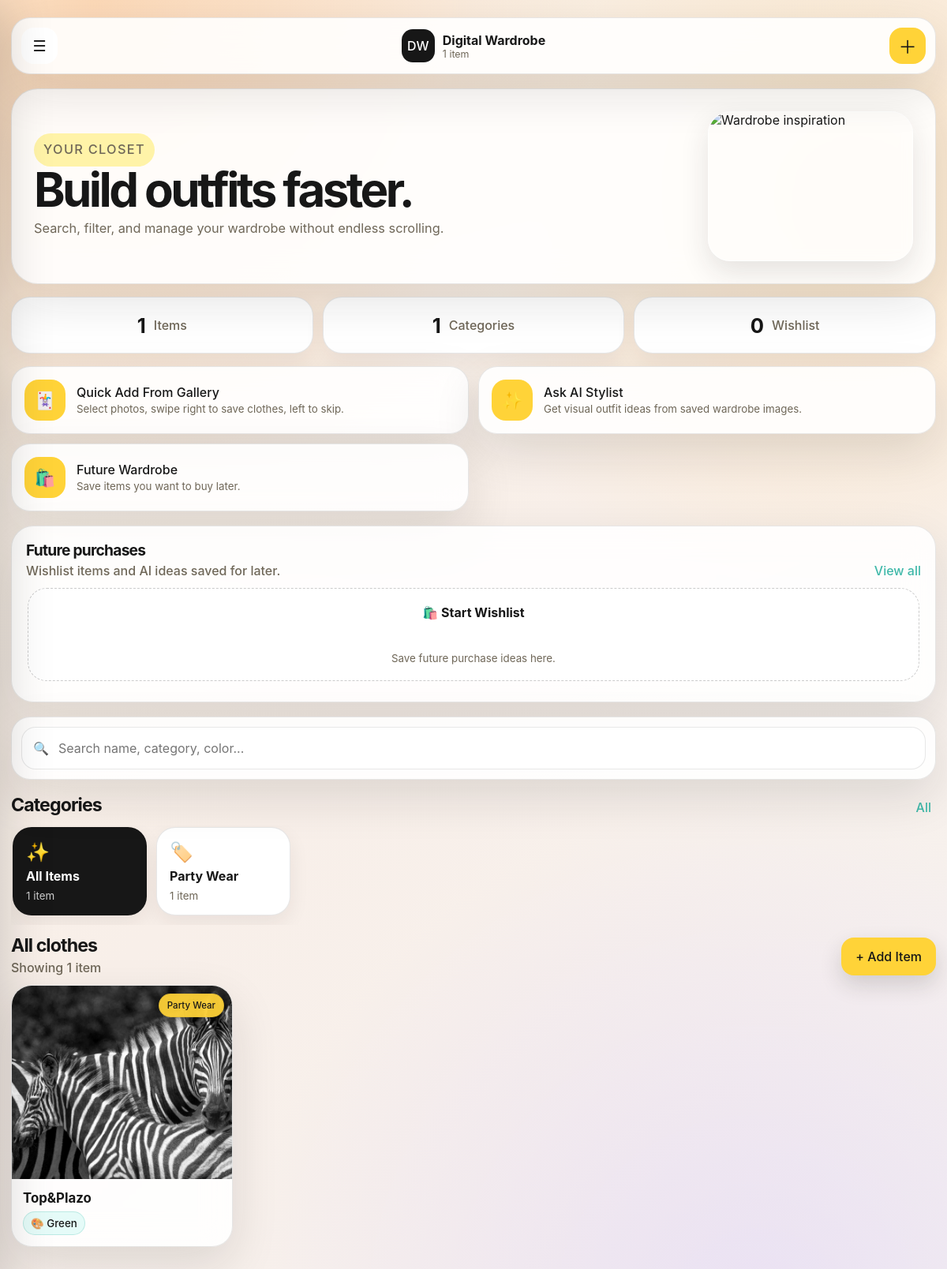
Page /dashboard/ (signed in) on the committed database.
### wardrobe/models.py (models this page shows, shortened)
class ClothingItem(models.Model):
    user = models.ForeignKey(
        settings.AUTH_USER_MODEL,
        on_delete=models.CASCADE,
        related_name="clothing_items",
    )
    name = models.CharField(max_length=120)
    category = models.CharField(max_length=80)
    color = models.CharField(max_length=50)
    image = models.ImageField(
        upload_to="clothing_items/",
        blank=True,
        null=True,
    )
    tags = models.TextField(blank=True, default="")
    garment_type = models.CharField(max_length=120, blank=True, default="")
    aesthetic = models.CharField(max_length=120, blank=True, default="")
    fit_silhouette = models.CharField(max_length=160, blank=True, default="")
    occasion = models.CharField(max_length=120, blank=True, default="")
    season = models.CharField(max_length=120, blank=True, default="")
    accessories = models.TextField(blank=True, default="")
    styling_notes = models.TextField(blank=True, default="")
    is_complete_outfit = models.BooleanField(default=False)
    created_at = models.DateTimeField(auto_now_add=True)
    class Meta:
        ordering = ["-created_at"]

### accounts/views.py (the view)
# urls.py: path("dashboard/", views.dashboard_view, name="dashboard"),
@login_required(login_url="login")
def dashboard_view(request):
    clothing_items = ClothingItem.objects.filter(user=request.user)
    wishlist_items = WishlistItem.objects.filter(user=request.user, is_purchased=False)
    categories = (
        clothing_items.values("category")
        .annotate(item_count=Count("id"))
        .order_by("category")
    )
    return render(
        request,
        "dashboard.html",
        {
            "clothing_items": clothing_items,
            "categories": categories,
            "wishlist_items": wishlist_items[:4],
            "wishlist_count": wishlist_items.count(),
            "total_items": clothing_items.count(),
            "total_categories": categories.count(),
            "total_outfits": 0,
        },
    )

### templates/dashboard.html (shortened to what this page needs)
{% load static %}
<!DOCTYPE html>
<html lang="en">
<head>
    <link rel="stylesheet" href="{% static 'css/styles.css' %}">
</head>
<body class="dashboard-page">
<main class="app-shell">
    <header class="app-header glass-card">
        <button type="button" class="icon-button" id="openCategories" aria-label="Open categories">☰</button>
        <div class="brand-mini"><span>DW</span><div><strong>Digital Wardrobe</strong><small>{{ total_items }} item{{ total_items|pluralize }}</small></div></div>
        <a href="{% url 'add_clothing_item' %}" class="round-add" aria-label="Add item">＋</a>
    </header>
    <section class="hero-card glass-card">
        <div>
            <p class="eyebrow">Your Closet</p>
            <h1>Build outfits faster.</h1>
            <p>Search, filter, and manage your wardrobe without endless scrolling.</p>
        </div>
        <img src="{% static 'images/wardrobe-hero.png' %}" alt="Wardrobe inspiration" class="hero-img">
    </section>
    <section class="quick-stats wardrobe-stats-three">
        <div class="stat-pill"><strong>{{ total_items }}</strong><span>Items</span></div>
        <div class="stat-pill"><strong>{{ total_categories }}</strong><span>Categories</span></div>
        <a href="{% url 'wishlist' %}" class="stat-pill stat-link"><strong>{{ wishlist_count }}</strong><span>Wishlist</span></a>
    </section>
    <section class="smart-action-row">
        <a href="{% url 'quick_add_gallery' %}" class="smart-action-card glass-card">
            <span>🃏</span>
            <div><strong>Quick Add From Gallery</strong><small>Select photos, swipe right to save clothes, left to skip.</small></div>
        </a>
        <a href="{% url 'stylist' %}" class="smart-action-card glass-card">
            <span>✨</span>
            <div><strong>Ask AI Stylist</strong><small>Get visual outfit ideas from saved wardrobe images.</small></div>
        </a>
        <a href="{% url 'wishlist' %}" class="smart-action-card glass-card">
            <span>🛍️</span>
            <div><strong>Future Wardrobe</strong><small>Save items you want to buy later.</small></div>
        </a>
    </section>
    <section class="wishlist-preview-section glass-card">
        <div class="section-title-row compact-title">
            <div>
                <h2>Future purchases</h2>
                <p>Wishlist items and AI ideas saved for later.</p>
            </div>
            <a href="{% url 'wishlist' %}" class="tiny-link">View all</a>
        </div>
        <div class="wishlist-preview-row">
            {% for item in wishlist_items %}
                <a href="{% url 'wishlist' %}" class="wishlist-preview-chip">
                    {% if item.image %}
                        <img src="{{ item.image.url }}" alt="{{ item.title }}">
                    {% else %}
                        <img src="{% static 'images/no-image.png' %}" alt="No image">
                    {% endif %}
                    <span>{{ item.title }}</span>
                </a>
            {% empty %}
                <a href="{% url 'add_wishlist_item' %}" class="wishlist-empty-chip">
                    <strong>🛍️ Start Wishlist</strong>
                    <small>Save future purchase ideas here.</small>
                </a>
            {% endfor %}
        </div>
    </section>
    <section class="search-card glass-card">
        <label class="search-box" for="wardrobeSearchInput"><span>🔍</span><input id="wardrobeSearchInput" type="search" placeholder="Search name, category, color..."></label>
    </section>
    <section class="category-section">
        <div class="section-title-row"><h2>Categories</h2><button type="button" class="tiny-link active" data-category="all">All</button></div>
        <div class="category-scroll" aria-label="Category filter">
            <button type="button" class="category-card active" data-category="all"><span>✨</span><strong>All Items</strong><small>{{ total_items }} item{{ total_items|pluralize }}</small></button>
            {% for category in categories %}
                <button type="button" class="category-card" data-category="{{ category.category|lower }}"><span>🏷️</span><strong>{{ category.category }}</strong><small>{{ category.item_count }} item{{ category.item_count|pluralize }}</small></button>
            {% endfor %}
        </div>
    </section>
    <section class="section-title-row clothes-title"><div><h2 id="activeCategoryTitle">All clothes</h2><p id="visibleItemsCount">Showing {{ total_items }} item{{ total_items|pluralize }}</p></div><a href="{% url 'add_clothing_item' %}" class="desktop-add-btn">+ Add Item</a></section>
    <section class="clothes-grid" id="clothesGrid">
        {% for item in clothing_items %}
            <a class="clothing-card glass-card" href="{% url 'clothing_item_detail' item.id %}" data-category="{{ item.category|lower }}" data-search="{{ item.name|lower }} {{ item.category|lower }} {{ item.color|lower }}">
                <div class="clothing-img-wrap">
                    <span class="image-category-badge">{{ item.category }}</span>
                    {% if item.image %}
                        <img src="{{ item.image.url }}" alt="{{ item.name }}">
                    {% else %}
                        <img src="{% static 'images/no-image.png' %}" alt="No image available">
                    {% endif %}
                </div>
                <div class="clothing-info clean-card-info">
                    <h3>{{ item.name }}</h3>
                    <small class="color-line">🎨 {{ item.color }}</small>
                </div>
            </a>
        {% endfor %}
    </section>
</main>
</body>
</html>

### rows in the picture
ClothingItem: category "Party Wear", image (picture), name "Top&Plazo", color "Green"

### other values in the picture
{{ total_items }} "1"
{{ total_categories }} "1"
{{ wishlist_count }} "0"
{{ category.category }} "Party Wear"
{{ category.item_count }} "1"
